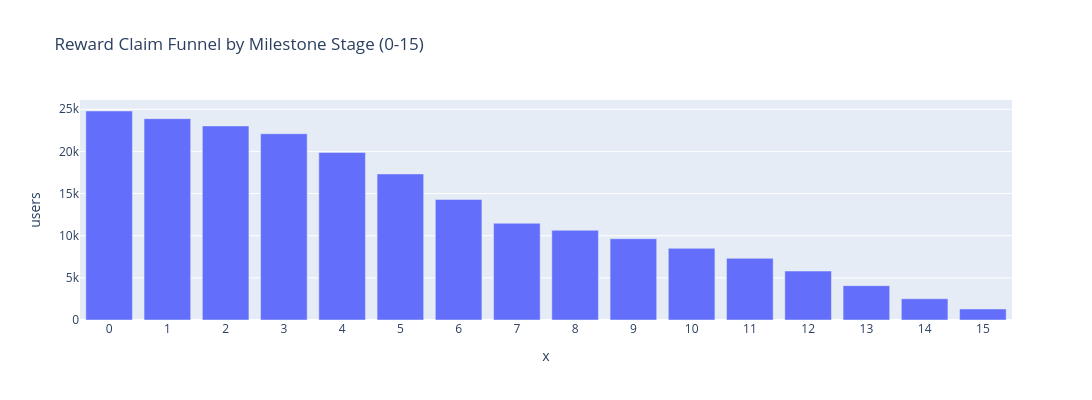

The notebook cell saved with this chart:
### Code cell
fig = px.bar(
    reward_stage_funnel,
    x=reward_stage_funnel['stage'].astype(str),
    y='users',
    title='Reward Claim Funnel by Milestone Stage (0-15)',
    width=1200,
    height=400,
    hover_data={'claims': True, 'pct_of_stage0': ':.1f'},
)
fig.update_yaxes(categoryorder='array', categoryarray=reward_stage_funnel['stage'].astype(str).tolist()[::-1])
fig.show()

### Figure 1 — Plotly figure (JSON) as saved in the notebook; plotly's stock layout.template omitted (floating-point values rounded to 4 significant figures)
{"data": [{"customdata": [[24800.0, 100.0], [23900.0, 96.35], [23030.0, 92.86], [22100.0, 89.11], [19870.0, 80.11], [17330.0, 69.88], [14310.0, 57.69], [11470.0, 46.27], [10640.0, 42.93], [9643.0, 38.89], [8499.0, 34.28], [7313.0, 29.49], [5806.0, 23.41], [4076.0, 16.44], [2521.0, 10.17], [1307.0, 5.272]], "hovertemplate": "x=%{x}<br>users=%{y}<br>claims=%{customdata[0]}<br>pct_of_stage0=%{customdata[1]:.1f}<extra></extra>", "legendgroup": "", "marker": {"color": "#636efa", "pattern": {"shape": ""}}, "name": "", "orientation": "v", "showlegend": false, "textposition": "auto", "type": "bar", "x": ["0", "1", "2", "3", "4", "5", "6", "7", "8", "9", "10", "11", "12", "13", "14", "15"], "xaxis": "x", "y": [24792, 23886, 23022, 22092, 19862, 17324, 14302, 11472, 10642, 9641, 8498, 7312, 5805, 4075, 2521, 1307], "yaxis": "y"}], "layout": {"barmode": "relative", "height": 400, "legend": {"tracegroupgap": 0}, "title": {"text": "Reward Claim Funnel by Milestone Stage (0-15)"}, "width": 1200, "xaxis": {"anchor": "y", "domain": [0, 1], "title": {"text": "x"}}, "yaxis": {"anchor": "x", "categoryarray": ["15", "14", "13", "12", "11", "10", "9", "8", "7", "6", "5", "4", "3", "2", "1", "0"], "categoryorder": "array", "domain": [0, 1], "title": {"text": "users"}}}}
